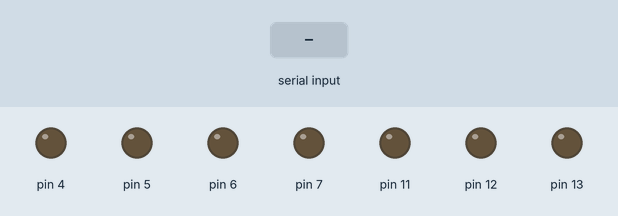
Recording of a sketch running on a simulated Arduino Uno, built with avr-gcc and run on an emulated ATmega328P. Shown: output pins drawn as LEDs (lit = HIGH). The inputs (shaded band) are chosen by the test bench.

Above: at 1.2 s.
1.3 s: "A" received over Serial
At 2.4 s:
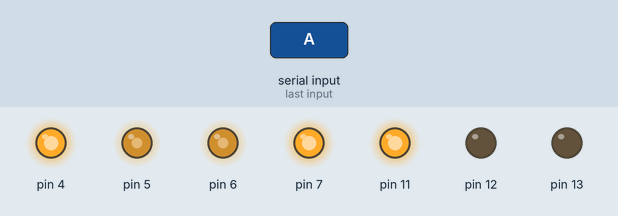
2.8 s: "B" received over Serial
At 3.5 s:
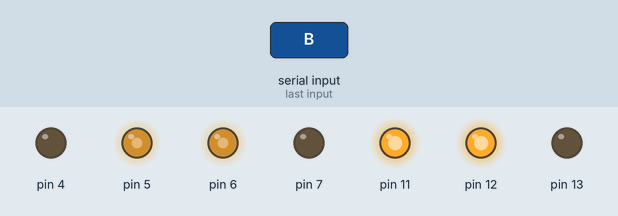
4.3 s: "C" received over Serial
At 4.7 s:
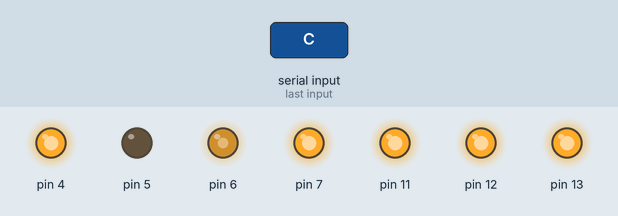
5.8 s: "D" received over Serial
At 7.0 s:
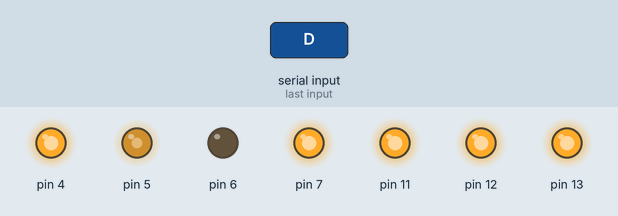
7.3 s: "E" received over Serial
At 8.1 s:
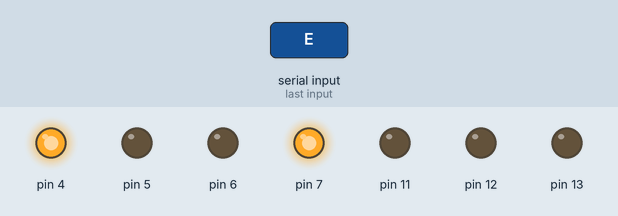
8.8 s: "B" received over Serial
At 9.3 s:
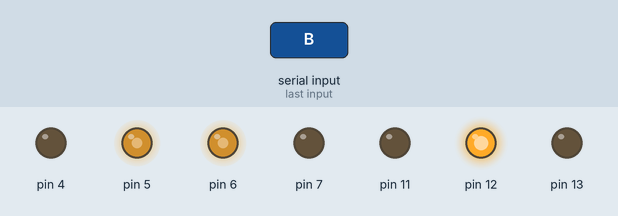
Timing chart, 0 to 11.3 s (numbered marks = the images above; inputs shaded):
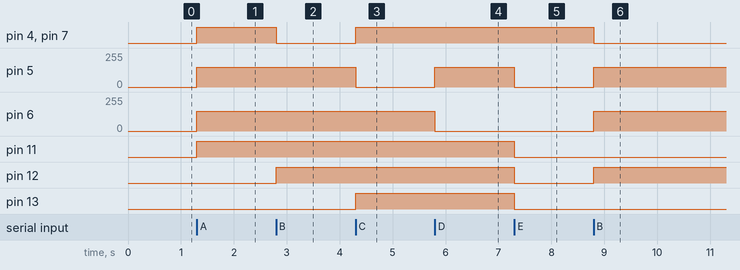

Measured:
- after the input at 1.3 s, pin 4, pin 7, pin 11: LOW → HIGH at once; pin 5, pin 6: 0/255 → 150/255 at once
- after the input at 2.8 s, pin 4, pin 7: HIGH → LOW at once; pin 12: LOW → HIGH at once
- after the input at 4.3 s, pin 4, pin 7, pin 13: LOW → HIGH at once; pin 5: 150/255 → 0/255 at once
- after the input at 5.8 s, pin 5: 0/255 → 150/255 at once; pin 6: 150/255 → 0/255 at once
- after the input at 7.3 s, pin 5: 150/255 → 0/255 at once; pin 11–13: HIGH → LOW at once
- after the input at 8.8 s, pin 4, pin 7: HIGH → LOW at once; pin 5, pin 6: 0/255 → 150/255 at once; pin 12: LOW → HIGH at once

The sketch:

hjduino_BT.ino
```cpp
//蓝牙加七彩灯实验
volatile int i;

void setup(){
  Serial.begin(9600);
  i = 0;
  pinMode(11, OUTPUT);
  pinMode(7, OUTPUT);
  pinMode(4, OUTPUT);
  pinMode(12, OUTPUT);
  pinMode(13, OUTPUT);
}

void loop(){
  if (Serial.available() > 0) {
    i = Serial.read();
    switch (i) {
     case 'A':
      digitalWrite(11,HIGH);
      digitalWrite(7,HIGH);
      analogWrite(5,150);
      digitalWrite(4,HIGH);
      analogWrite(6,150);
      break;
     case 'B':
      digitalWrite(12,HIGH);
      digitalWrite(7,LOW);
      analogWrite(5,150);
      digitalWrite(4,LOW);
      analogWrite(6,150);
      break;
     case 'C':
      digitalWrite(7,HIGH);
      analogWrite(5,0);
      digitalWrite(4,HIGH);
      analogWrite(6,150);
      digitalWrite(13,HIGH);
      break;
     case 'D':
      digitalWrite(7,HIGH);
      analogWrite(5,150);
      digitalWrite(4,HIGH);
      analogWrite(6,0);
      digitalWrite(11,HIGH);
      digitalWrite(12,HIGH);
      break;
     case 'E':
      digitalWrite(11,LOW);
      digitalWrite(12,LOW);
      digitalWrite(13,LOW);
      analogWrite(5,0);
      analogWrite(6,0);
      break;
    }

  }

}
```
